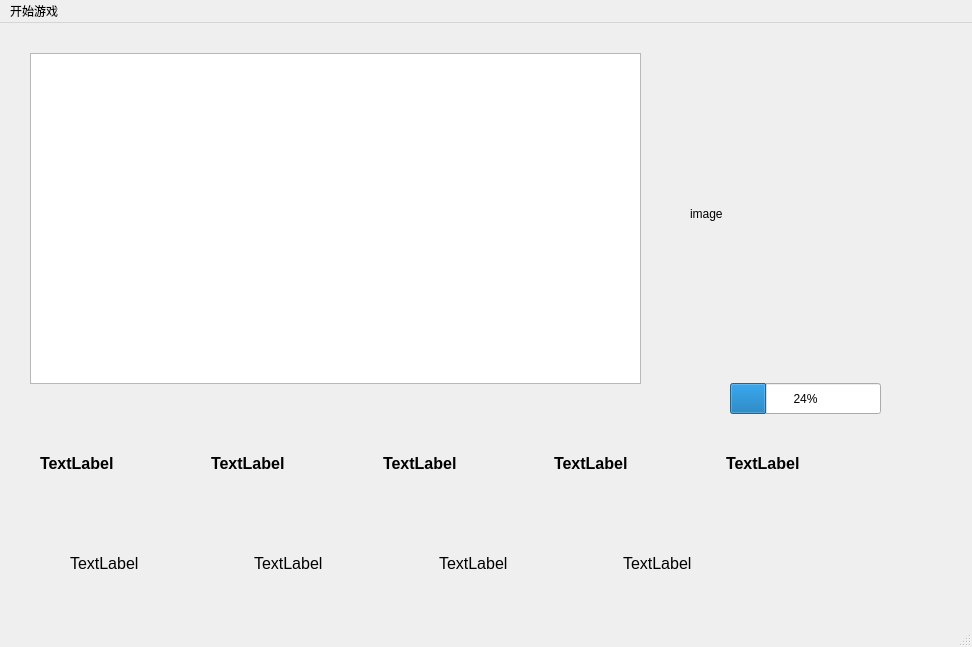
<?xml version="1.0" encoding="UTF-8"?>
<ui version="4.0">
 <class>MainWindow</class>
 <widget class="QMainWindow" name="MainWindow">
  <property name="geometry">
   <rect>
    <x>0</x>
    <y>0</y>
    <width>972</width>
    <height>647</height>
   </rect>
  </property>
  <property name="windowTitle">
   <string>MainWindow</string>
  </property>
  <widget class="QWidget" name="centralwidget">
   <widget class="QLabel" name="label">
    <property name="geometry">
     <rect>
      <x>690</x>
      <y>40</y>
      <width>231</width>
      <height>301</height>
     </rect>
    </property>
    <property name="text">
     <string>image</string>
    </property>
   </widget>
   <widget class="QWidget" name="layoutWidget">
    <property name="geometry">
     <rect>
      <x>70</x>
      <y>520</y>
      <width>731</width>
      <height>41</height>
     </rect>
    </property>
    <layout class="QHBoxLayout" name="horizontalLayout">
     <item>
      <widget class="QLabel" name="label_2">
       <property name="font">
        <font>
         <pointsize>12</pointsize>
        </font>
       </property>
       <property name="text">
        <string>TextLabel</string>
       </property>
      </widget>
     </item>
     <item>
      <widget class="QLabel" name="label_3">
       <property name="font">
        <font>
         <pointsize>12</pointsize>
        </font>
       </property>
       <property name="text">
        <string>TextLabel</string>
       </property>
      </widget>
     </item>
     <item>
      <widget class="QLabel" name="label_4">
       <property name="font">
        <font>
         <pointsize>12</pointsize>
        </font>
       </property>
       <property name="text">
        <string>TextLabel</string>
       </property>
      </widget>
     </item>
     <item>
      <widget class="QLabel" name="label_5">
       <property name="font">
        <font>
         <pointsize>12</pointsize>
        </font>
       </property>
       <property name="text">
        <string>TextLabel</string>
       </property>
      </widget>
     </item>
    </layout>
   </widget>
   <widget class="QTextBrowser" name="textBrowser">
    <property name="geometry">
     <rect>
      <x>30</x>
      <y>30</y>
      <width>611</width>
      <height>331</height>
     </rect>
    </property>
    <property name="font">
     <font>
      <pointsize>14</pointsize>
     </font>
    </property>
    <property name="html">
     <string>&lt;!DOCTYPE HTML PUBLIC &quot;-//W3C//DTD HTML 4.0//EN&quot; &quot;http://www.w3.org/TR/REC-html40/strict.dtd&quot;&gt;
&lt;html&gt;&lt;head&gt;&lt;meta name=&quot;qrichtext&quot; content=&quot;1&quot; /&gt;&lt;style type=&quot;text/css&quot;&gt;
p, li { white-space: pre-wrap; }
&lt;/style&gt;&lt;/head&gt;&lt;body style=&quot; font-family:'SimSun'; font-size:14pt; font-weight:400; font-style:normal;&quot;&gt;
&lt;p align=&quot;justify&quot; style=&quot;-qt-paragraph-type:empty; margin-top:0px; margin-bottom:0px; margin-left:0px; margin-right:0px; -qt-block-indent:0; text-indent:0px; font-size:9pt;&quot;&gt;&lt;br /&gt;&lt;/p&gt;&lt;/body&gt;&lt;/html&gt;</string>
    </property>
   </widget>
   <widget class="QProgressBar" name="progressBar">
    <property name="geometry">
     <rect>
      <x>730</x>
      <y>360</y>
      <width>151</width>
      <height>31</height>
     </rect>
    </property>
    <property name="value">
     <number>24</number>
    </property>
   </widget>
   <widget class="QWidget" name="layoutWidget">
    <property name="geometry">
     <rect>
      <x>40</x>
      <y>410</y>
      <width>851</width>
      <height>61</height>
     </rect>
    </property>
    <layout class="QHBoxLayout" name="horizontalLayout_2">
     <item>
      <widget class="QLabel" name="label_6">
       <property name="font">
        <font>
         <pointsize>12</pointsize>
         <weight>75</weight>
         <bold>true</bold>
         <underline>false</underline>
         <strikeout>false</strikeout>
        </font>
       </property>
       <property name="text">
        <string>TextLabel</string>
       </property>
      </widget>
     </item>
     <item>
      <widget class="QLabel" name="label_7">
       <property name="font">
        <font>
         <pointsize>12</pointsize>
         <weight>75</weight>
         <bold>true</bold>
         <underline>false</underline>
         <strikeout>false</strikeout>
        </font>
       </property>
       <property name="text">
        <string>TextLabel</string>
       </property>
      </widget>
     </item>
     <item>
      <widget class="QLabel" name="label_8">
       <property name="font">
        <font>
         <pointsize>12</pointsize>
         <weight>75</weight>
         <bold>true</bold>
         <underline>false</underline>
         <strikeout>false</strikeout>
        </font>
       </property>
       <property name="text">
        <string>TextLabel</string>
       </property>
      </widget>
     </item>
     <item>
      <widget class="QLabel" name="label_9">
       <property name="font">
        <font>
         <pointsize>12</pointsize>
         <weight>75</weight>
         <bold>true</bold>
         <underline>false</underline>
         <strikeout>false</strikeout>
        </font>
       </property>
       <property name="text">
        <string>TextLabel</string>
       </property>
      </widget>
     </item>
     <item>
      <widget class="QLabel" name="label_10">
       <property name="font">
        <font>
         <pointsize>12</pointsize>
         <weight>75</weight>
         <bold>true</bold>
         <underline>false</underline>
         <strikeout>false</strikeout>
        </font>
       </property>
       <property name="text">
        <string>TextLabel</string>
       </property>
      </widget>
     </item>
    </layout>
   </widget>
  </widget>
  <widget class="QMenuBar" name="menubar">
   <property name="geometry">
    <rect>
     <x>0</x>
     <y>0</y>
     <width>972</width>
     <height>26</height>
    </rect>
   </property>
   <widget class="QMenu" name="menu">
    <property name="title">
     <string>开始游戏</string>
    </property>
   </widget>
   <addaction name="menu"/>
  </widget>
  <widget class="QStatusBar" name="statusbar"/>
 </widget>
 <resources/>
 <connections/>
</ui>
